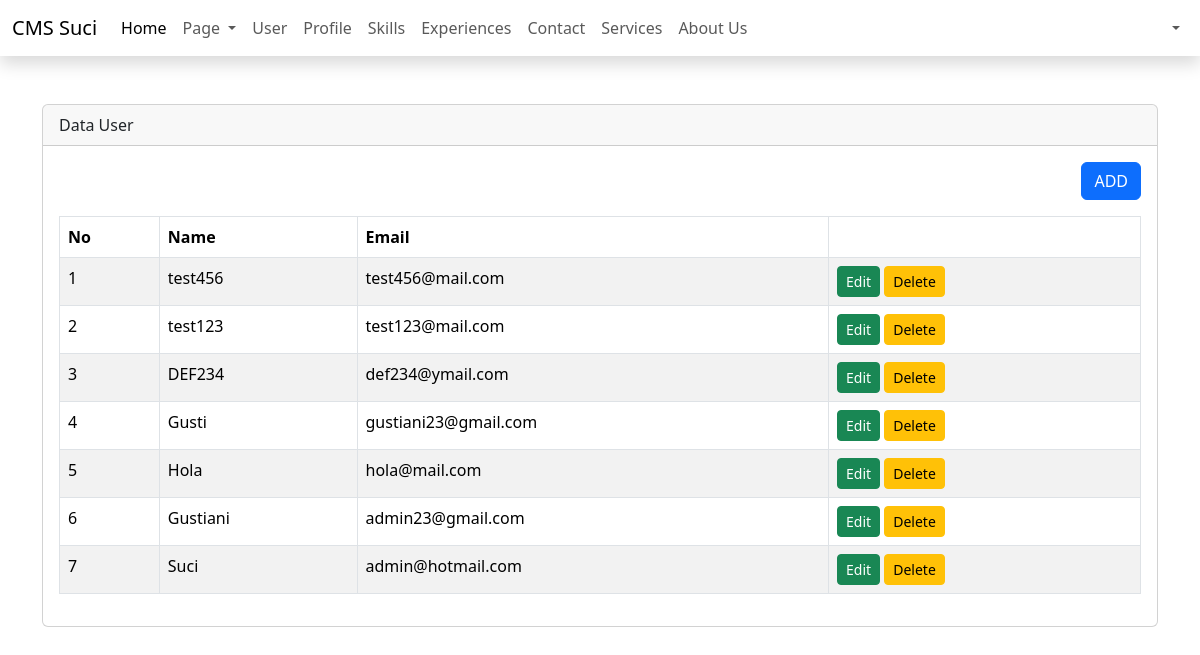
Screenshot of /admin/user.php with the database file from the repository.
### tables this page shows
CREATE TABLE `users` (
  `id` int(11) NOT NULL,
  `id_level` int(11) DEFAULT NULL,
  `name` varchar(50) NOT NULL,
  `email` varchar(50) NOT NULL,
  `password` varchar(100) NOT NULL,
  `created_at` timestamp NOT NULL DEFAULT current_timestamp(),
  `updated_at` timestamp NULL DEFAULT NULL ON UPDATE current_timestamp()
);

### admin/user.php (the view, shortened to what this page needs)
<?php
include 'config/koneksi.php';
$query = mysqli_query($config, 'SELECT * FROM users ORDER BY id DESC');
$row = mysqli_fetch_all($query, MYSQLI_ASSOC);
?>
<!DOCTYPE html>
<html lang="en">
<head>
  <link href="https://cdn.jsdelivr.net/npm/bootstrap@5.3.6/dist/css/bootstrap.min.css" rel="stylesheet"
>
</head>
<body>
  <div class="wrapper">
    <?php include 'inc/header.php'; ?>
    <div class="content mt-5">
      <div class="container">
        <div class="row">
          <div class="col-12">
            <div class="card">
              <div class="card-header">
                Data User
              </div>
              <div class="card-body">
                <div class="table-responsive">
                  <div align="right" class="mb-3">
                    <a href="tambah-user.php" class="btn btn-primary">ADD</a>
                  </div>
                  <table class="table table-bordered table-striped">
                    <thead>
                      <tr>
                        <th>No</th>
                        <th>Name</th>
                        <th>Email</th>
                        <th></th>
                      </tr>
                    </thead>
                    <tbody>
                      <?php foreach ($row as $key => $data): ?>
                      <tr>
                        <td><?= $key + 1 ?></td>
                        <td><?= $data['name'] ?></td>
                        <td><?= $data['email'] ?></td>
                        <td>
                          <a href="tambah-user.php?edit=<?php echo $data['id'] ?>"
                            class="btn btn-success btn-sm">Edit</a>
                          <a onclick="return confirm('Are You Sure?')" class="btn btn-warning btn-sm"
                            href="user.php?delete=<?php echo $data['id'] ?>">Delete</a>
                        </td>
                      </tr>
                      <?php endforeach ?>
                    </tbody>
                  </table>
                </div>
              </div>
            </div>
          </div>
        </div>
      </div>
    </div>
  </div>
</body>
</html>

### admin/inc/header.php (shortened to what this page needs)
<header class="shadow">
  <nav class="navbar navbar-expand-lg bg-body-white">
    <div class="container-fluid">
      <a class="navbar-brand" href="#">CMS Suci</a>
      <div class="collapse navbar-collapse" id="navbarSupportedContent">
        <ul class="navbar-nav me-auto mb-2 mb-lg-0">
          <li class="nav-item">
            <a class="nav-link active" aria-current="page" href="#">Home</a>
          </li>
          <li class="nav-item dropdown">
            <a class="nav-link dropdown-toggle" href="#" role="button" data-bs-toggle="dropdown" aria-expanded="false">
              Page
            </a>
          </li>
          <li class="nav-item">
            <a class="nav-link" href="?page=users">User</a>
          </li>
          <li class="nav-item">
            <a class="nav-link" href="?page=manage-profile">Profile</a>
          </li>
          <li class="nav-item">
            <a class="nav-link" href="?page=manage-skills">Skills</a>
          </li>
          <li class="nav-item">
            <a class="nav-link" href="?page=manage-experience">Experiences</a>
          </li>
          <li class="nav-item">
            <a class="nav-link" href="?page=manage-contact">Contact</a>
          </li>
          <li class="nav-item">
            <a class="nav-link" href="?page=services">Services</a>
          </li>
          <li class="nav-item">
            <a class="nav-link" href="?page=manage-about">About Us</a>
          </li>
        </ul>
        <ul class="navbar-nav mr-auto mb-2 mb-lg-0">
          <li class="nav-item dropdown">
            <a class="nav-link dropdown-toggle" href="#" role="button" data-bs-toggle="dropdown" aria-expanded="false">
            </a>
          </li>
        </ul>
      </div>
    </div>
  </nav>
</header>

### rows the page displays
users: name "test456", email "test456@mail.com"
users: name "test123", email "test123@mail.com"
users: name "DEF234", email "def234@ymail.com"
users: name "Gusti", email "gustiani23@gmail.com"
users: name "Hola", email "hola@mail.com"
users: name "Gustiani", email "admin23@gmail.com"
users: name "Suci", email "admin@hotmail.com"
